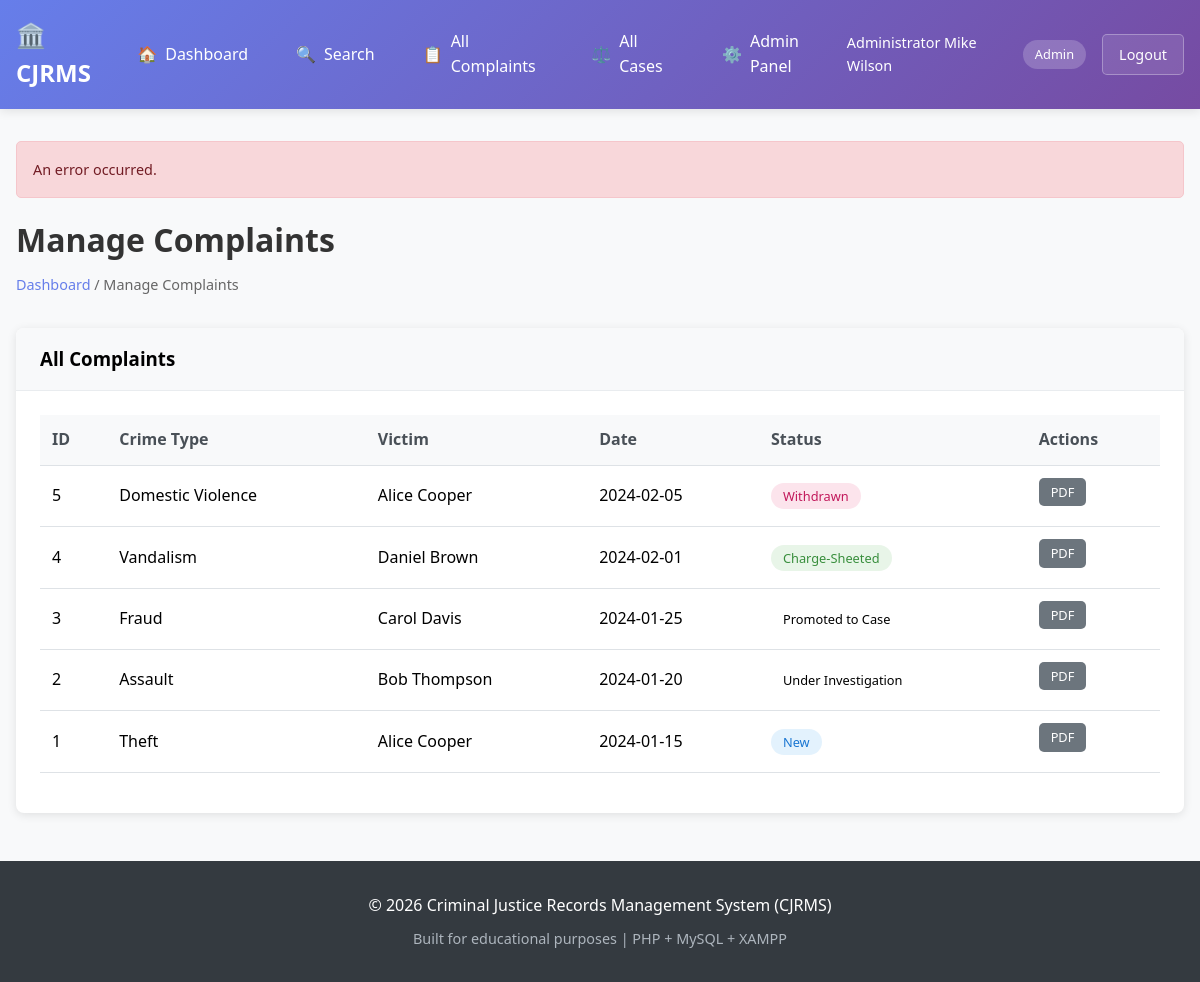
Screenshot of /manage_complaints.php?error=invalid_complaint_id (signed in) with the database file from the repository.
### tables this page shows
CREATE TABLE Complaint (
    complaint_id INT AUTO_INCREMENT PRIMARY KEY,
    description TEXT NOT NULL,
    date DATE NOT NULL,
    crime_type VARCHAR(100) NOT NULL,
    victim_id INT NOT NULL,
    complaint_status ENUM('New', 'Under Investigation', 'Withdrawn', 'Charge-Sheeted', 'Promoted to Case') DEFAULT 'New',
    created_by INT,
    created_at TIMESTAMP DEFAULT CURRENT_TIMESTAMP,
    updated_at TIMESTAMP DEFAULT CURRENT_TIMESTAMP ON UPDATE CURRENT_TIMESTAMP,
    FOREIGN KEY (victim_id) REFERENCES Victim(victim_id) ON DELETE CASCADE,
    FOREIGN KEY (created_by) REFERENCES Users(user_id) ON DELETE SET NULL
);

CREATE TABLE Victim (
    victim_id INT AUTO_INCREMENT PRIMARY KEY,
    name VARCHAR(100) NOT NULL,
    contact_info TEXT,
    created_at TIMESTAMP DEFAULT CURRENT_TIMESTAMP
);

### db.php (called while the page is built, shortened)
<?php
$pdo_options = [
    PDO::ATTR_ERRMODE => PDO::ERRMODE_EXCEPTION,
    PDO::ATTR_DEFAULT_FETCH_MODE => PDO::FETCH_ASSOC,
    PDO::ATTR_EMULATE_PREPARES => false,
    PDO::MYSQL_ATTR_INIT_COMMAND => "SET NAMES utf8mb4"
];
try {
    $pdo = new PDO(
        "mysql:host=" . DB_HOST . ";dbname=" . DB_NAME . ";charset=utf8mb4",
        DB_USER,
        DB_PASS,
        $pdo_options
    );
} catch (PDOException $e) {
    error_log("Database connection failed: " . $e->getMessage());
    die("Database connection failed. Please check your configuration.");
}
function executeQuery($sql, $params = []) {
    global $pdo;
    try {
        $stmt = $pdo->prepare($sql);
        $stmt->execute($params);
        return $stmt;
    } catch (PDOException $e) {
        error_log("Query execution failed: " . $e->getMessage());
        throw $e;
    }
}
function fetchAll($sql, $params = []) {
    $stmt = executeQuery($sql, $params);
    return $stmt->fetchAll();
}
function sanitizeOutput($string) {
    return htmlspecialchars($string, ENT_QUOTES, 'UTF-8');
}
?>

### manage_complaints.php (the view, shortened to what this page needs)
<?php
require_once 'auth_guard.php';
require_once 'db.php';
$currentRole = getCurrentUserRole();
$currentUserId = getCurrentUserId();
if ($currentRole === 'Police') {
    $sql = "SELECT c.*, v.name as victim_name FROM Complaint c
            JOIN Victim v ON c.victim_id = v.victim_id
            WHERE c.created_by = ? ORDER BY c.date DESC";
    $params = [$currentUserId];
} elseif ($currentRole === 'Court') {
    $sql = "SELECT c.*, v.name as victim_name FROM Complaint c
            JOIN Victim v ON c.victim_id = v.victim_id
            WHERE c.complaint_status = 'Charge-Sheeted' ORDER BY c.date DESC";
    $params = [];
} else {
    $sql = "SELECT c.*, v.name as victim_name FROM Complaint c
            JOIN Victim v ON c.victim_id = v.victim_id
            ORDER BY c.date DESC";
    $params = [];
}
$complaints = fetchAll($sql, $params);
include 'header.php';
?>
<div class="page-header">
    <h1 class="page-title">Manage Complaints</h1>
    <div class="breadcrumb">
        <a href="index.php">Dashboard</a> / Manage Complaints
    </div>
</div>
<div class="card">
    <div class="card-header">
        <h3 style="margin: 0;">
            <?php
            if ($currentRole === 'Police') echo 'My Complaints';
            elseif ($currentRole === 'Court') echo 'Complaints for Review';
            else echo 'All Complaints';
            ?>
        </h3>
    </div>
    <div class="card-body">
        <?php if (empty($complaints)): ?>
            <p>No complaints found.</p>
        <?php else: ?>
            <table class="table">
                <thead>
                    <tr>
                        <th>ID</th>
                        <th>Crime Type</th>
                        <th>Victim</th>
                        <th>Date</th>
                        <th>Status</th>
                        <th>Actions</th>
                    </tr>
                </thead>
                <tbody>
                    <?php foreach ($complaints as $complaint): ?>
                    <tr>
                        <td><?php echo $complaint['complaint_id']; ?></td>
                        <td><?php echo sanitizeOutput($complaint['crime_type']); ?></td>
                        <td><?php echo sanitizeOutput($complaint['victim_name']); ?></td>
                        <td><?php echo $complaint['date']; ?></td>
                        <td>
                            <span class="status-badge status-<?php echo strtolower(str_replace(' ', '-', $complaint['complaint_status'])); ?>">
                                <?php echo $complaint['complaint_status']; ?>
                            </span>
                        </td>
                        <td>
                            <a href="generate_report.php?id=<?php echo $complaint['complaint_id']; ?>" class="btn btn-sm btn-secondary">PDF</a>
                        </td>
                    </tr>
                    <?php endforeach; ?>
                </tbody>
            </table>
        <?php endif; ?>
    </div>
</div>
<?php include 'footer.php'; ?>

### header.php (shortened to what this page needs)
<!DOCTYPE html>
<html lang="en">
<head>
</head>
<body>
    <header class="header">
        <div class="header-container">
            <a href="index.php" class="logo">
                🏛️ CJRMS
            </a>
            <?php if (isLoggedIn()): ?>
                <nav>
                    <ul class="nav-menu">
                        <?php foreach (getNavigationItems() as $item): ?>
                            <li class="nav-item">
                                <a href="<?php echo sanitizeOutput($item['url']); ?>">
                                    <span><?php echo $item['icon']; ?></span>
                                    <?php echo sanitizeOutput($item['title']); ?>
                                </a>
                            </li>
                        <?php endforeach; ?>
                    </ul>
                </nav>
                <div class="user-info">
                    <span><?php echo sanitizeOutput(getCurrentUserFullName()); ?></span>
                    <span class="user-role"><?php echo sanitizeOutput(getCurrentUserRole()); ?></span>
                    <a href="logout.php" class="logout-btn">Logout</a>
                </div>
            <?php endif; ?>
        </div>
    </header>
    <main class="main-container">
        <?php displayErrorMessage(); ?>

### auth_guard.php (shortened to what this page needs)
<?php
function isLoggedIn() {
    return isset($_SESSION['user_id']) && isset($_SESSION['username']) && isset($_SESSION['role']);
}
function getCurrentUserRole() {
    return $_SESSION['role'] ?? null;
}
function getCurrentUserFullName() {
    return $_SESSION['full_name'] ?? null;
}
function getNavigationItems() {
    $role = getCurrentUserRole();
    $items = [];
    if (isLoggedIn()) {
        $items[] = ['url' => 'index.php', 'title' => 'Dashboard', 'icon' => '🏠'];
        $items[] = ['url' => 'search.php', 'title' => 'Search', 'icon' => '🔍'];
    }
    switch ($role) {
        case 'Admin':
            $items[] = ['url' => 'manage_complaints.php', 'title' => 'All Complaints', 'icon' => '📋'];
            $items[] = ['url' => 'manage_cases.php', 'title' => 'All Cases', 'icon' => '⚖️'];
            $items[] = ['url' => 'manage_admin.php', 'title' => 'Admin Panel', 'icon' => '⚙️'];
            break;
    }
    return $items;
}
function displayErrorMessage() {
    if (isset($_GET['error'])) {
        $error = $_GET['error'];
        $messages = [
            'login_required' => 'Please log in to access this page.',
            'access_denied' => 'You do not have permission to access this page.',
            'session_timeout' => 'Your session has expired. Please log in again.',
            'invalid_credentials' => 'Invalid username or password.',
            'login_failed' => 'Login failed. Please try again.'
        ];
        $message = $messages[$error] ?? 'An error occurred.';
        echo '<div class="alert alert-danger">' . sanitizeOutput($message) . '</div>';
    }
}
?>

### footer.php (shortened to what this page needs)
    </main>
    <footer style="background-color: #343a40; color: white; text-align: center; padding: 2rem 0; margin-top: 3rem;">
        <div style="max-width: 1200px; margin: 0 auto; padding: 0 1rem;">
            <p>&copy; <?php echo date('Y'); ?> Criminal Justice Records Management System (CJRMS)</p>
            <p style="font-size: 0.9rem; margin-top: 0.5rem; color: #adb5bd;">
                Built for educational purposes | PHP + MySQL + XAMPP
            </p>
        </div>
    </footer>
</body>
</html>

### header.php (style rules this page uses)
* { margin: 0; padding: 0; box-sizing: border-box; }
body { font-family: 'Segoe UI', Tahoma, Geneva, Verdana, sans-serif; background-color: #f8f9fa; line-height: 1.6; }
.header { background: linear-gradient(135deg, #667eea 0%, #764ba2 100%); color: white; padding: 1rem 0; box-shadow: 0 2px 10px rgba(0,0,0,0.1); }
.header-container { max-width: 1200px; margin: 0 auto; padding: 0 1rem; display: flex; justify-content: space-between; align-items: center; }
.logo { display: flex; align-items: center; font-size: 1.5rem; font-weight: bold; text-decoration: none; color: white; }
.nav-menu { display: flex; list-style: none; gap: 1rem; align-items: center; }
.nav-item a { color: white; text-decoration: none; padding: 0.5rem 1rem; border-radius: 5px; transition: background-color 0.3s; display: flex; align-items: center; gap: 0.5rem; }
.user-info { display: flex; align-items: center; gap: 1rem; font-size: 0.9rem; }
.user-role { background-color: rgba(255,255,255,0.2); padding: 0.25rem 0.75rem; border-radius: 15px; font-size: 0.8rem; }
.logout-btn { background-color: rgba(255,255,255,0.1); border: 1px solid rgba(255,255,255,0.3); color: white; padding: 0.5rem 1rem; border-radius: 5px; text-decoration: none; transition: background-color 0.3s; }
.main-container { max-width: 1200px; margin: 2rem auto; padding: 0 1rem; }
.page-header { margin-bottom: 2rem; }
.page-title { color: #333; margin-bottom: 0.5rem; }
.breadcrumb { color: #666; font-size: 0.9rem; }
.breadcrumb a { color: #667eea; text-decoration: none; }
.alert { padding: 1rem; margin-bottom: 1rem; border-radius: 5px; font-size: 0.9rem; }
.alert-danger { background-color: #f8d7da; color: #721c24; border: 1px solid #f5c6cb; }
.card { background: white; border-radius: 8px; box-shadow: 0 2px 10px rgba(0,0,0,0.1); margin-bottom: 1.5rem; }
.card-header { padding: 1rem 1.5rem; border-bottom: 1px solid #e9ecef; background-color: #f8f9fa; border-radius: 8px 8px 0 0; }
.card-body { padding: 1.5rem; }
.btn { display: inline-block; padding: 0.5rem 1rem; border: none; border-radius: 5px; text-decoration: none; cursor: pointer; font-size: 0.9rem; transition: all 0.3s; margin-right: 0.5rem; margin-bottom: 0.5rem; }
.btn-secondary { background-color: #6c757d; color: white; }
.btn-sm { padding: 0.25rem 0.75rem; font-size: 0.8rem; }
.table { width: 100%; border-collapse: collapse; margin-bottom: 1rem; }
.table th, .table td { padding: 0.75rem; text-align: left; border-bottom: 1px solid #dee2e6; }
.table th { background-color: #f8f9fa; font-weight: 600; color: #495057; }
.status-badge { padding: 0.25rem 0.75rem; border-radius: 15px; font-size: 0.8rem; font-weight: 500; }
.status-new { background-color: #e3f2fd; color: #1976d2; }
.status-withdrawn { background-color: #fce4ec; color: #c2185b; }
.status-charge-sheeted { background-color: #e8f5e8; color: #388e3c; }

### rows the page displays
complaint: complaint_id "5", crime_type "Domestic Violence", victim.name "Alice Cooper", date "2024-02-05", complaint_status "Withdrawn"
complaint: complaint_id "4", crime_type "Vandalism", victim.name "Daniel Brown", date "2024-02-01", complaint_status "Charge-Sheeted"
complaint: complaint_id "3", crime_type "Fraud", victim.name "Carol Davis", date "2024-01-25", complaint_status "Promoted to Case"
complaint: complaint_id "2", crime_type "Assault", victim.name "Bob Thompson", date "2024-01-20", complaint_status "Under Investigation"
complaint: complaint_id "1", crime_type "Theft", victim.name "Alice Cooper", date "2024-01-15", complaint_status "New"

### other values shown
$item['icon'] "🏠"
sanitizeOutput($item['title']) "Dashboard"
$item['icon'] "🔍"
sanitizeOutput($item['title']) "Search"
$item['icon'] "📋"
sanitizeOutput($item['title']) "All Complaints"
$item['icon'] "⚖️"
sanitizeOutput($item['title']) "All Cases"
$item['icon'] "⚙️"
sanitizeOutput($item['title']) "Admin Panel"
sanitizeOutput(getCurrentUserFullName()) "Administrator Mike Wilson"
sanitizeOutput(getCurrentUserRole()) "Admin"
sanitizeOutput($message) "An error occurred."
